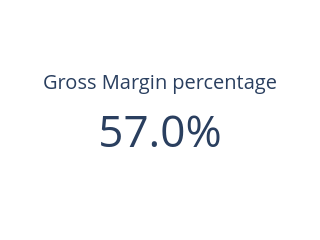

The notebook cell saved with this chart:
### Code cell
#Gross margin percentage KPI
fig = go.Figure(
    #Maakt de figuur
    go.Indicator(
        #Maakt de KPI-visual
        mode="number",
        value=gross_margin_pct,
        title={"text": "Gross Margin percentage"},
        number={
            "suffix": "%",
            # %-teken na het percentage.
            "valueformat": ".01f"
            #Rond het percentage af op 1 decimaal.

        }
    )
)
fig.update_layout(
    height=200,
    width=300
)
#Formaat instellen

fig.show()

### Figure 1 — Plotly figure (JSON) as saved in the notebook; plotly's stock layout.template omitted (floating-point values rounded to 4 significant figures)
{"data": [{"mode": "number", "number": {"suffix": "%", "valueformat": ".01f"}, "title": {"text": "Gross Margin percentage"}, "type": "indicator", "value": 56.97}], "layout": {"height": 200, "width": 300}}
